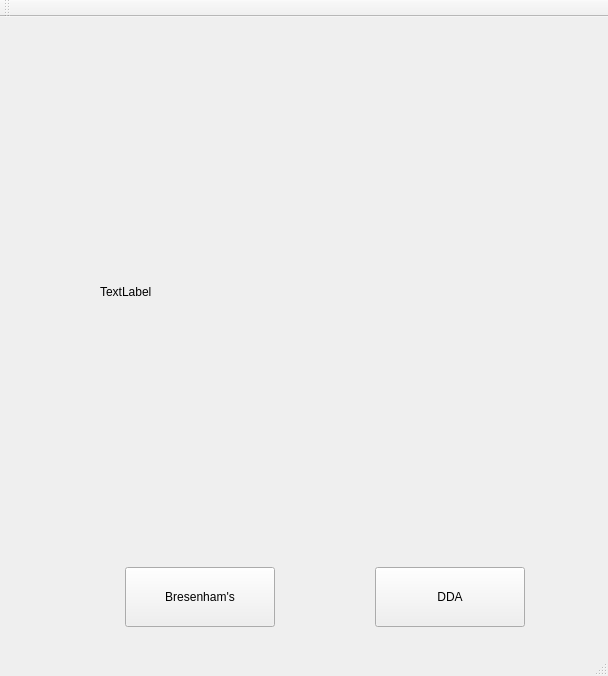
<?xml version="1.0" encoding="UTF-8"?>
<ui version="4.0">
 <class>MainWindow</class>
 <widget class="QMainWindow" name="MainWindow">
  <property name="geometry">
   <rect>
    <x>0</x>
    <y>0</y>
    <width>608</width>
    <height>676</height>
   </rect>
  </property>
  <property name="windowTitle">
   <string>MainWindow</string>
  </property>
  <widget class="QWidget" name="centralWidget">
   <widget class="QLabel" name="label">
    <property name="geometry">
     <rect>
      <x>100</x>
      <y>50</y>
      <width>450</width>
      <height>450</height>
     </rect>
    </property>
    <property name="text">
     <string>TextLabel</string>
    </property>
   </widget>
   <widget class="QPushButton" name="pushButton">
    <property name="geometry">
     <rect>
      <x>125</x>
      <y>550</y>
      <width>150</width>
      <height>60</height>
     </rect>
    </property>
    <property name="text">
     <string>Bresenham's</string>
    </property>
   </widget>
   <widget class="QPushButton" name="pushButton_2">
    <property name="geometry">
     <rect>
      <x>375</x>
      <y>550</y>
      <width>150</width>
      <height>60</height>
     </rect>
    </property>
    <property name="text">
     <string>DDA</string>
    </property>
   </widget>
  </widget>
  <widget class="QMenuBar" name="menuBar">
   <property name="geometry">
    <rect>
     <x>0</x>
     <y>0</y>
     <width>608</width>
     <height>28</height>
    </rect>
   </property>
  </widget>
  <widget class="QToolBar" name="mainToolBar">
   <attribute name="toolBarArea">
    <enum>TopToolBarArea</enum>
   </attribute>
   <attribute name="toolBarBreak">
    <bool>false</bool>
   </attribute>
  </widget>
  <widget class="QStatusBar" name="statusBar"/>
 </widget>
 <layoutdefault spacing="6" margin="11"/>
 <resources/>
 <connections/>
</ui>
